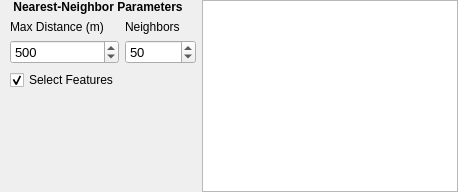
             <widget class="QFrame" name="frame_11">
              <property name="frameShape">
               <enum>QFrame::NoFrame</enum>
              </property>
              <property name="frameShadow">
               <enum>QFrame::Plain</enum>
              </property>
              <property name="lineWidth">
               <number>0</number>
              </property>
              <layout class="QHBoxLayout" name="horizontalLayout_5">
               <property name="leftMargin">
                <number>0</number>
               </property>
               <property name="topMargin">
                <number>0</number>
               </property>
               <property name="rightMargin">
                <number>0</number>
               </property>
               <property name="bottomMargin">
                <number>0</number>
               </property>
               <item>
                <widget class="QFrame" name="frame_19">
                 <property name="frameShape">
                  <enum>QFrame::NoFrame</enum>
                 </property>
                 <property name="frameShadow">
                  <enum>QFrame::Plain</enum>
                 </property>
                 <property name="lineWidth">
                  <number>0</number>
                 </property>
                 <layout class="QHBoxLayout" name="horizontalLayout_8">
                  <property name="leftMargin">
                   <number>0</number>
                  </property>
                  <property name="topMargin">
                   <number>0</number>
                  </property>
                  <property name="rightMargin">
                   <number>0</number>
                  </property>
                  <property name="bottomMargin">
                   <number>0</number>
                  </property>
                  <item>
                   <widget class="QFrame" name="frame_20">
                    <property name="sizePolicy">
                     <sizepolicy hsizetype="Maximum" vsizetype="Preferred">
                      <horstretch>0</horstretch>
                      <verstretch>0</verstretch>
                     </sizepolicy>
                    </property>
                    <property name="frameShape">
                     <enum>QFrame::NoFrame</enum>
                    </property>
                    <property name="frameShadow">
                     <enum>QFrame::Plain</enum>
                    </property>
                    <property name="lineWidth">
                     <number>0</number>
                    </property>
                    <layout class="QVBoxLayout" name="verticalLayout_11">
                     <property name="leftMargin">
                      <number>0</number>
                     </property>
                     <property name="topMargin">
                      <number>0</number>
                     </property>
                     <property name="rightMargin">
                      <number>0</number>
                     </property>
                     <property name="bottomMargin">
                      <number>0</number>
                     </property>
                     <item alignment="Qt::AlignHCenter">
                      <widget class="QLabel" name="label_34">
                       <property name="sizePolicy">
                        <sizepolicy hsizetype="Preferred" vsizetype="Minimum">
                         <horstretch>0</horstretch>
                         <verstretch>0</verstretch>
                        </sizepolicy>
                       </property>
                       <property name="text">
                        <string>&lt;html&gt;&lt;head/&gt;&lt;body&gt;&lt;p align=&quot;center&quot;&gt;&lt;span style=&quot; font-weight:600;&quot;&gt;Nearest-Neighbor Parameters&lt;/span&gt;&lt;/p&gt;&lt;/body&gt;&lt;/html&gt;</string>
                       </property>
                       <property name="alignment">
                        <set>Qt::AlignRight|Qt::AlignTrailing|Qt::AlignVCenter</set>
                       </property>
                      </widget>
                     </item>
                     <item>
                      <widget class="QFrame" name="frame_21">
                       <property name="sizePolicy">
                        <sizepolicy hsizetype="Maximum" vsizetype="Minimum">
                         <horstretch>0</horstretch>
                         <verstretch>0</verstretch>
                        </sizepolicy>
                       </property>
                       <property name="frameShape">
                        <enum>QFrame::NoFrame</enum>
                       </property>
                       <property name="frameShadow">
                        <enum>QFrame::Plain</enum>
                       </property>
                       <property name="lineWidth">
                        <number>0</number>
                       </property>
                       <layout class="QGridLayout" name="gridLayout_5">
                        <property name="leftMargin">
                         <number>0</number>
                        </property>
                        <property name="topMargin">
                         <number>0</number>
                        </property>
                        <property name="rightMargin">
                         <number>0</number>
                        </property>
                        <property name="bottomMargin">
                         <number>0</number>
                        </property>
                        <item row="0" column="1">
                         <widget class="QLabel" name="label_35">
                          <property name="text">
                           <string>Max Distance (m)</string>
                          </property>
                          <property name="alignment">
                           <set>Qt::AlignLeading|Qt::AlignLeft|Qt::AlignVCenter</set>
                          </property>
                         </widget>
                        </item>
                        <item row="1" column="2">
                         <widget class="QgsSpinBox" name="nNeighbors">
                          <property name="sizePolicy">
                           <sizepolicy hsizetype="Preferred" vsizetype="Preferred">
                            <horstretch>0</horstretch>
                            <verstretch>0</verstretch>
                           </sizepolicy>
                          </property>
                          <property name="font">
                           <font>
                            <pointsize>10</pointsize>
                           </font>
                          </property>
                          <property name="styleSheet">
                           <string notr="true"/>
                          </property>
                          <property name="minimum">
                           <number>1</number>
                          </property>
                          <property name="maximum">
                           <number>100000</number>
                          </property>
                          <property name="value">
                           <number>50</number>
                          </property>
                         </widget>
                        </item>
                        <item row="1" column="1">
                         <widget class="QgsSpinBox" name="maxDistance">
                          <property name="sizePolicy">
                           <sizepolicy hsizetype="Preferred" vsizetype="Preferred">
                            <horstretch>0</horstretch>
                            <verstretch>0</verstretch>
                           </sizepolicy>
                          </property>
                          <property name="font">
                           <font>
                            <pointsize>10</pointsize>
                           </font>
                          </property>
                          <property name="styleSheet">
                           <string notr="true"/>
                          </property>
                          <property name="minimum">
                           <number>1</number>
                          </property>
                          <property name="maximum">
                           <number>1000000</number>
                          </property>
                          <property name="value">
                           <number>500</number>
                          </property>
                         </widget>
                        </item>
                        <item row="1" column="0">
                         <spacer name="horizontalSpacer_12">
                          <property name="orientation">
                           <enum>Qt::Horizontal</enum>
                          </property>
                          <property name="sizeType">
                           <enum>QSizePolicy::Fixed</enum>
                          </property>
                          <property name="sizeHint" stdset="0">
                           <size>
                            <width>10</width>
                            <height>20</height>
                           </size>
                          </property>
                         </spacer>
                        </item>
                        <item row="0" column="2">
                         <widget class="QLabel" name="label_36">
                          <property name="text">
                           <string>Neighbors</string>
                          </property>
                          <property name="alignment">
                           <set>Qt::AlignLeading|Qt::AlignLeft|Qt::AlignVCenter</set>
                          </property>
                         </widget>
                        </item>
                        <item row="3" column="1">
                         <spacer name="verticalSpacer">
                          <property name="orientation">
                           <enum>Qt::Vertical</enum>
                          </property>
                          <property name="sizeHint" stdset="0">
                           <size>
                            <width>20</width>
                            <height>40</height>
                           </size>
                          </property>
                         </spacer>
                        </item>
                        <item row="2" column="1">
                         <widget class="QCheckBox" name="selectFeats">
                          <property name="text">
                           <string>Select Features</string>
                          </property>
                          <property name="checked">
                           <bool>true</bool>
                          </property>
                         </widget>
                        </item>
                       </layout>
                      </widget>
                     </item>
                    </layout>
                   </widget>
                  </item>
                 </layout>
                </widget>
               </item>
               <item>
                <widget class="QTextEdit" name="nnNotes">
                 <property name="sizePolicy">
                  <sizepolicy hsizetype="Minimum" vsizetype="Expanding">
                   <horstretch>0</horstretch>
                   <verstretch>0</verstretch>
                  </sizepolicy>
                 </property>
                 <property name="font">
                  <font>
                   <pointsize>10</pointsize>
                  </font>
                 </property>
                 <property name="mouseTracking">
                  <bool>true</bool>
                 </property>
                 <property name="focusPolicy">
                  <enum>Qt::StrongFocus</enum>
                 </property>
                </widget>
               </item>
              </layout>
             </widget>
